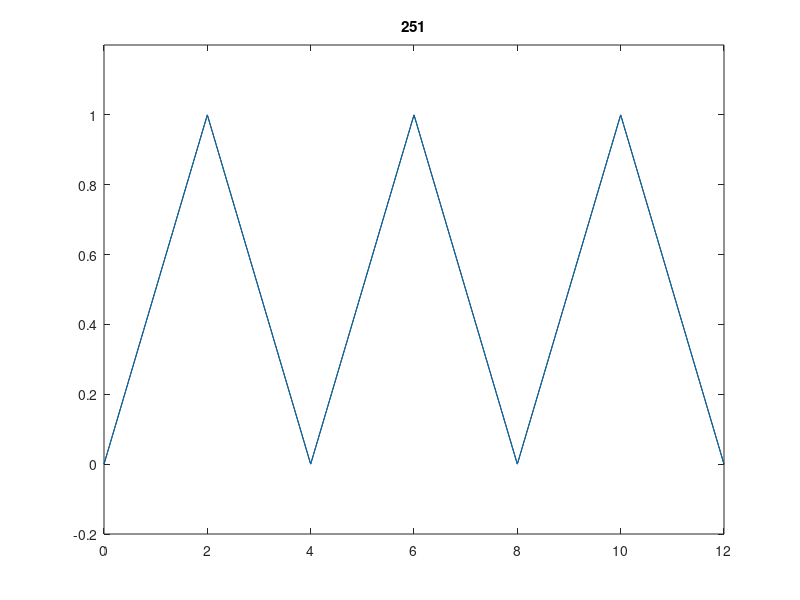

MATLAB code for this plot:
close all
clear all
clc

% 252 is the numbero of components where I started to have to zoom in very
% far to see a difference
N=252 % Number of signals in the synthesis
T0=4; % The period
t=0:0.01:3*T0; % tidsvektor
f = 1/T0; % frequency

%Make the original
original=(sawtooth(2*pi*f*t,1/2)+1)/2

xN=0.5; %set the first component a0
for k=1:2:N
    xN=xN+(-4/((k^2)*(pi^2)))*cos(2*pi*f*k*t);
    plot(t,original,'k')
    hold on
    plot(t,xN)
    axis([0 12 -0.2 1.2])
    title(num2str(k))
    hold off
    pause(0.25)
end